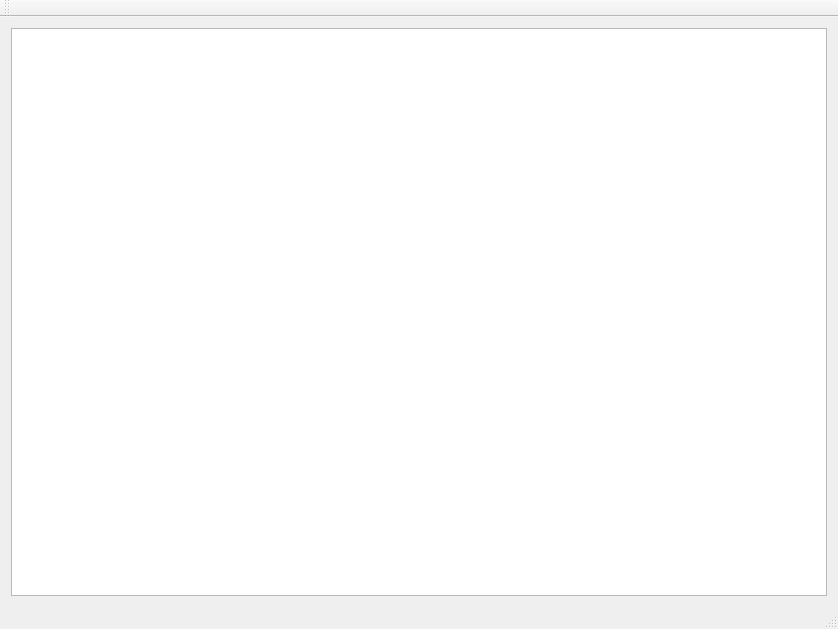
<?xml version="1.0" encoding="UTF-8"?>
<ui version="4.0">
 <class>MainWindow</class>
 <widget class="QMainWindow" name="MainWindow">
  <property name="geometry">
   <rect>
    <x>0</x>
    <y>0</y>
    <width>838</width>
    <height>629</height>
   </rect>
  </property>
  <property name="windowTitle">
   <string>MainWindow</string>
  </property>
  <widget class="QWidget" name="centralWidget">
   <layout class="QGridLayout" name="gridLayout">
    <item row="0" column="0">
     <widget class="QGraphicsView" name="graphicsView"/>
    </item>
   </layout>
  </widget>
  <widget class="QMenuBar" name="menuBar">
   <property name="geometry">
    <rect>
     <x>0</x>
     <y>0</y>
     <width>838</width>
     <height>21</height>
    </rect>
   </property>
  </widget>
  <widget class="QToolBar" name="mainToolBar">
   <attribute name="toolBarArea">
    <enum>TopToolBarArea</enum>
   </attribute>
   <attribute name="toolBarBreak">
    <bool>false</bool>
   </attribute>
  </widget>
  <widget class="QStatusBar" name="statusBar"/>
 </widget>
 <layoutdefault spacing="6" margin="11"/>
 <resources/>
 <connections/>
</ui>
